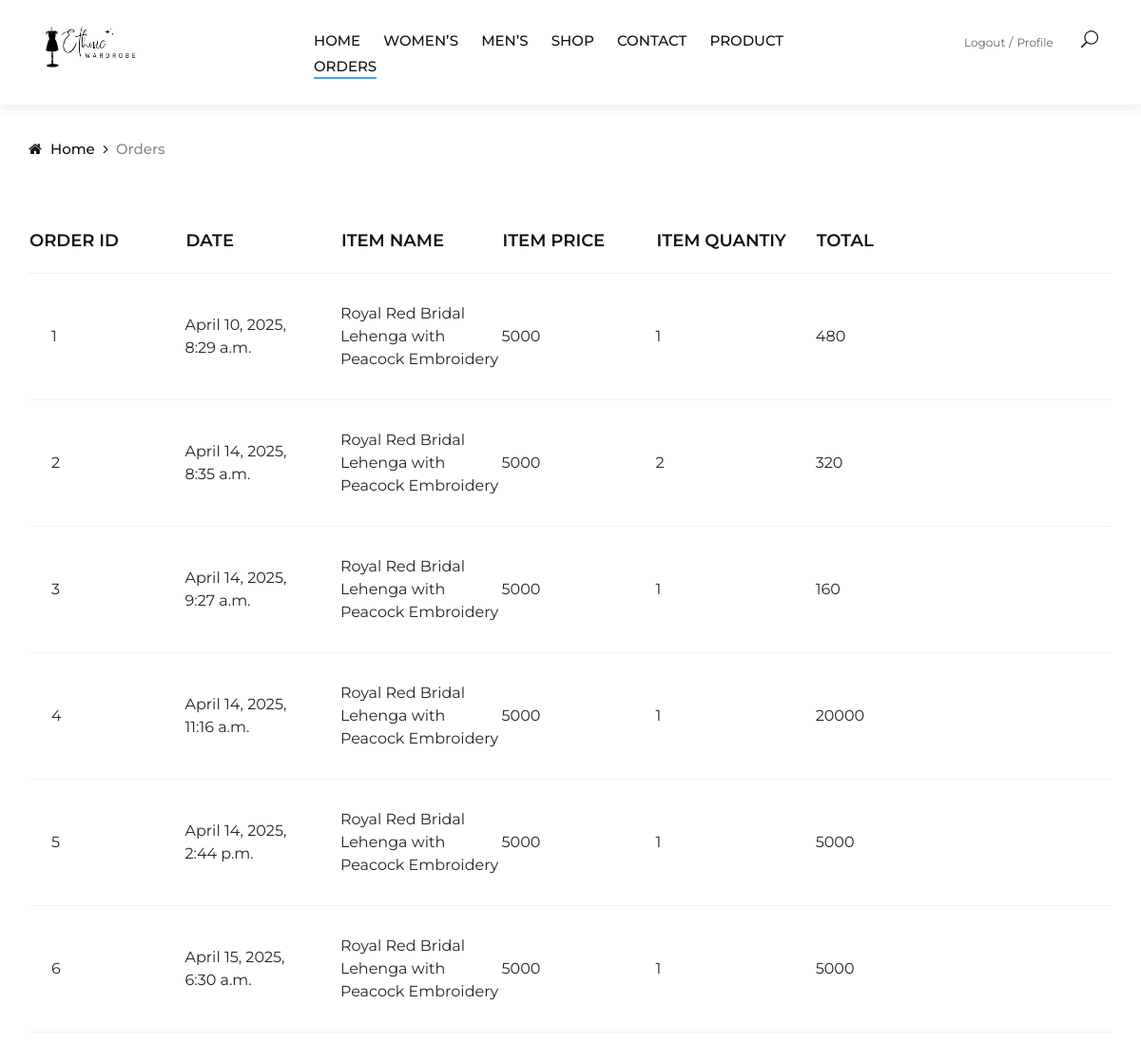
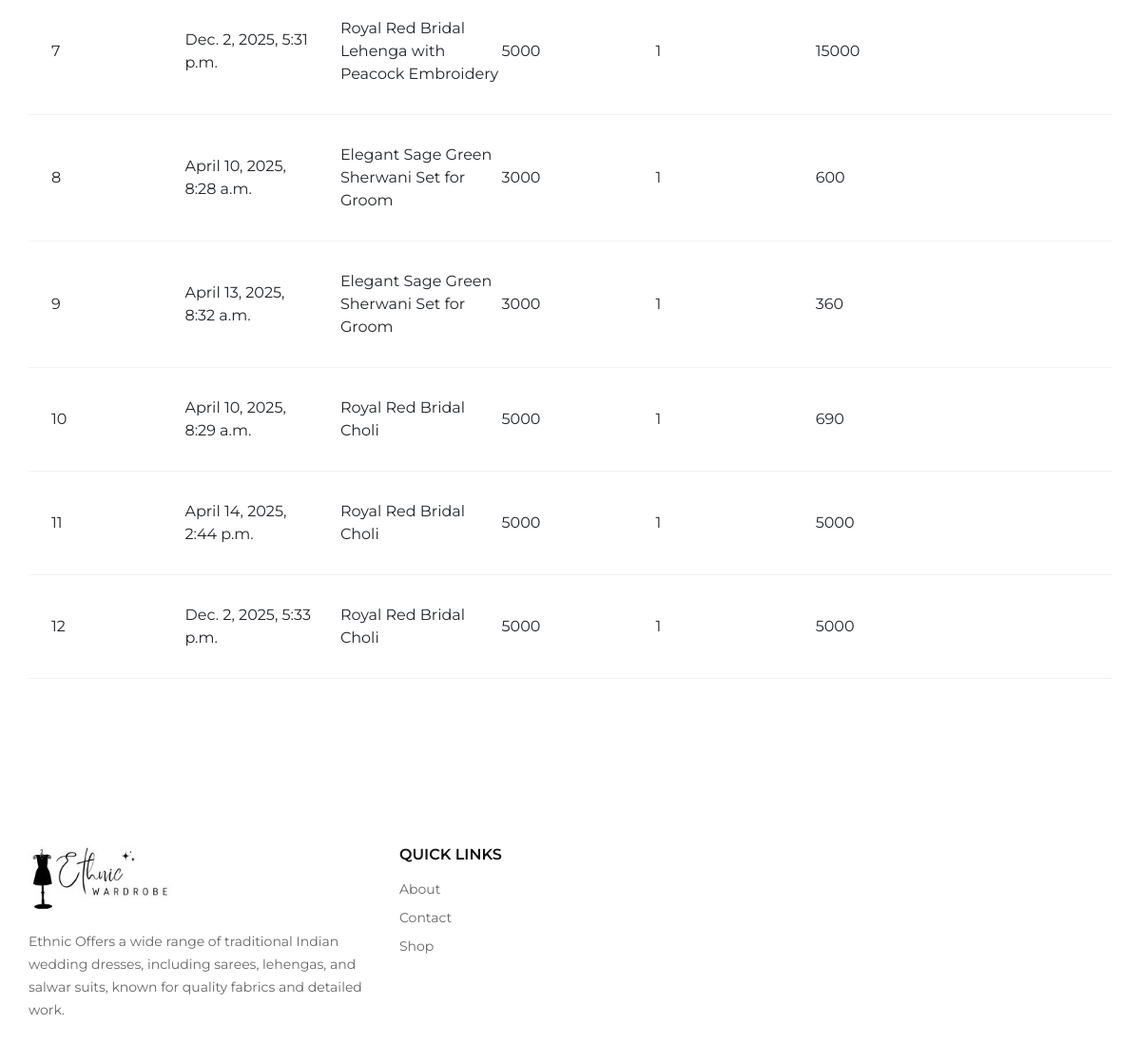
The app's page /sellerorders (signed in) with its own data (2 pictures, top to bottom).
### myapp/models.py (models this page shows, shortened)
class product_cart(models.Model):
    Product_id = models.ForeignKey(product_detail, on_delete=models.CASCADE, default="")
    L_id = models.ForeignKey(login, on_delete=models.CASCADE, default="")
    Product_name = models.CharField(max_length=300)
    Date_time = models.DateTimeField(auto_now=True, editable=False)
    Price = models.IntegerField(default=100)
    Quantity = models.IntegerField()
    Final_price = models.IntegerField()
    Order_id = models.IntegerField(default=0)
    Order_status = models.IntegerField(default=0)

class product_detail(models.Model):
    L_id = models.ForeignKey(login, on_delete=models.CASCADE, default="")
    Pro_name = models.CharField(max_length=70)
    Pro_brandname = models.CharField(max_length=50, default="Prexa Wear")
    Pro_Cat = models.ForeignKey(product_category, on_delete=models.CASCADE, default="")
    Pro_subcat = models.ForeignKey(product_subcategory, on_delete=models.CASCADE, default="")
    Pro_image = models.ImageField(upload_to="photos")
    Pro_description = models.CharField(max_length=500)
    Pro_price = models.IntegerField()
    is_visible = models.BooleanField(default=True)
    added_date = models.DateTimeField(auto_now=True, editable=False)
    def Pro_images(self):
        return mark_safe('<img src="{}" width="100"/>'.format(self.Pro_image.url))
    Pro_images.allow_tags = True

### myapp/views.py (the view)
# urls.py: path("sellerorders", views.sellerorders, name="sellerorders"),
def sellerorders(request):
    try:
        uid = request.session['log_id']
        userdata = login.objects.get(id=uid)
        try:
            profiledata = login.objects.get(id=uid)
        except login.DoesNotExist:
            profiledata = None
        proddatas = product_detail.objects.filter(L_id=login(id=uid))
        orderdata = product_cart.objects.filter(Product_id__in=proddatas, Order_status=1)
        print("hi")
        details = {
                'userdata': userdata,
                'orderdata': orderdata,
                'profiledata': profiledata,
            }
        return render(request, 'sellerorders.html', details)
    except:
        pass
    return render(request, 'sellerorders.html')

### myapp/templates/sellerorders.html (shortened to what this page needs)
{% extends 'basic.html' %}
{% load static %}
{% block body %}
    <div class="breadcrumb-option">
        <div class="container">
            <div class="row">
                <div class="col-lg-12">
                    <div class="breadcrumb__links">
                        <a href="/"><i class="fa fa-home"></i> Home</a>
                        <span>Orders</span>
                    </div>
                </div>
            </div>
        </div>
    </div>
    <section class="shop-cart spad">
        <div class="container">
            <div class="row">
                <div class="col-lg-12">
                    <div class="shop__cart__table">
                        <table>
                            <thead>
                                <tr>
                                     <th>Order ID</th>
                                    <th>Date</th>
                                    <th>Item Name</th>
                                    <th>Item Price</th>
                                    <th>Item Quantiy</th>
                                    <th>Total</th>
                                </tr>
                            </thead>
                            <tbody>
                            {% for od in orderdata %}
                                <tr>
                                    <td class="cart__quantity pl-4">
                                            {{forloop.counter}}
                                    </td>
                                    <td class="cart__quantity pr-4">
                                            {{od.Date_time}}
                                    </td>
                                    <td class="cart__quantity ">
                                            {{od.Product_id.Pro_name}}
                                    </td>
                                    <td class="cart__quantity ">
                                            {{od.Product_id.Pro_price}}
                                    </td>
                                    <td class="cart__quantity ">
                                            {{od.Quantity}}
                                    </td>
                                    <td class="cart__quantity ">
                                            {{od.Final_price}}
                                    </td>
                                    <td class="cart__quantity ">
                                    </td>
                                </tr>
                            {% endfor %}
                            </tbody>
                        </table>
                    </div>
                </div>
            </div>
        </div>
    </section>
{% endblock %}

### myapp/static/css/style.css (style rules this page uses)
html, body { height: 100%; font-family: "Montserrat", sans-serif; -webkit-font-smoothing: antialiased; }
.spad { padding-top: 100px; padding-bottom: 100px; }
.breadcrumb-option { padding-top: 35px; }
.breadcrumb__links a { font-size: 15px; font-weight: 500; color: #111111; margin-right: 18px; display: inline-block; position: relative; }
.breadcrumb__links a:after { position: absolute; right: -14px; top: 0; content: ""; font-family: "FontAwesome"; }
.breadcrumb__links a i { margin-right: 5px; }
.breadcrumb__links span { font-size: 15px; font-weight: 500; color: #888888; display: inline-block; }
.shop-cart { padding-top: 70px; padding-bottom: 90px; }
.shop__cart__table { margin-bottom: 30px; }
.shop__cart__table table { width: 100%; }
.shop__cart__table thead { border-bottom: 1px solid #f2f2f2; }
.shop__cart__table thead th { font-size: 18px; color: #111111; font-weight: 600; text-transform: uppercase; padding-bottom: 20px; }
.shop__cart__table tbody tr { border-bottom: 1px solid #f2f2f2; }
.shop__cart__table tbody tr td { padding: 30px 0; }
.shop__cart__table tbody tr .cart__quantity { width: 190px; }
@media only screen and (min-width: 1200px) { .container { max-width: 1170px; } }

### records on screen
product_cart: Date_time "April 10, 2025, 8:29 a.m.", Product_id.Pro_name "Royal Red Bridal Lehenga with Peacock Embroidery", Product_id.Pro_price "5000", Quantity "1", Final_price "480"
product_cart: Date_time "April 14, 2025, 8:35 a.m.", Product_id.Pro_name "Royal Red Bridal Lehenga with Peacock Embroidery", Product_id.Pro_price "5000", Quantity "2", Final_price "320"
product_cart: Date_time "April 14, 2025, 9:27 a.m.", Product_id.Pro_name "Royal Red Bridal Lehenga with Peacock Embroidery", Product_id.Pro_price "5000", Quantity "1", Final_price "160"
product_cart: Date_time "April 14, 2025, 11:16 a.m.", Product_id.Pro_name "Royal Red Bridal Lehenga with Peacock Embroidery", Product_id.Pro_price "5000", Quantity "1", Final_price "20000"
product_cart: Date_time "April 14, 2025, 2:44 p.m.", Product_id.Pro_name "Royal Red Bridal Lehenga with Peacock Embroidery", Product_id.Pro_price "5000", Quantity "1", Final_price "5000"
product_cart: Date_time "April 15, 2025, 6:30 a.m.", Product_id.Pro_name "Royal Red Bridal Lehenga with Peacock Embroidery", Product_id.Pro_price "5000", Quantity "1", Final_price "5000"
product_cart: Date_time "Dec. 2, 2025, 5:31 p.m.", Product_id.Pro_name "Royal Red Bridal Lehenga with Peacock Embroidery", Product_id.Pro_price "5000", Quantity "1", Final_price "15000"
product_cart: Date_time "April 10, 2025, 8:28 a.m.", Product_id.Pro_name "Elegant Sage Green Sherwani Set for Groom", Product_id.Pro_price "3000", Quantity "1", Final_price "600"
product_cart: Date_time "April 13, 2025, 8:32 a.m.", Product_id.Pro_name "Elegant Sage Green Sherwani Set for Groom", Product_id.Pro_price "3000", Quantity "1", Final_price "360"
product_cart: Date_time "April 10, 2025, 8:29 a.m.", Product_id.Pro_name "Royal Red Bridal Choli", Product_id.Pro_price "5000", Quantity "1", Final_price "690"
product_cart: Date_time "April 14, 2025, 2:44 p.m.", Product_id.Pro_name "Royal Red Bridal Choli", Product_id.Pro_price "5000", Quantity "1", Final_price "5000"
product_cart: Date_time "Dec. 2, 2025, 5:33 p.m.", Product_id.Pro_name "Royal Red Bridal Choli", Product_id.Pro_price "5000", Quantity "1", Final_price "5000"
